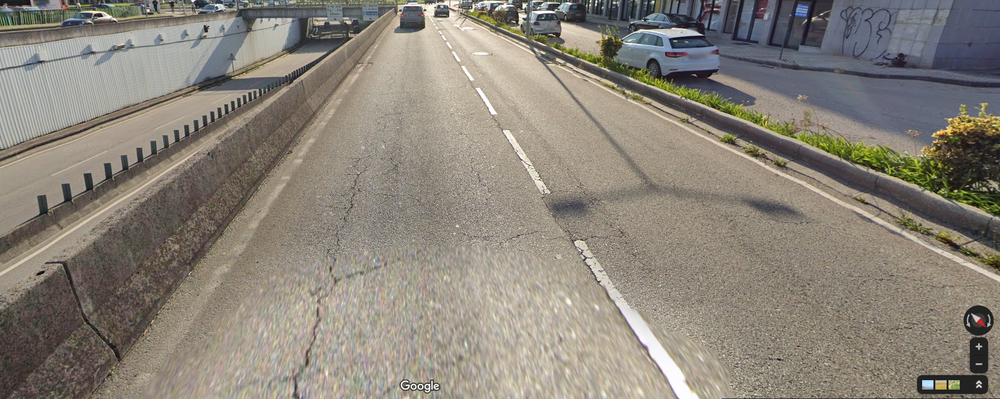
#> input picture Line Finder/aveiro.png, 1000 x 399 px, shrunk from 1592 x 635 before the run
$ python Line_Finder.py
#> lines starting #> are read from the running program, lines starting #| are printed output that depends on the picture; after the words box and inside, x2 and y2 are one past the last pixel; in counts of white or black regions, pixels touching at a corner belong together
import matplotlib.pyplot as plt
import cv2
import numpy as np


def ROI(img, vertices):
    mask = np.zeros_like(img)
    channel_count = image.shape[2]
    match_mask_color = (255,) * channel_count
    cv2.fillPoly(mask, vertices, match_mask_color)
    masked_image = cv2.bitwise_and(img, mask)
    return masked_image

def draw(img, lines):
    img = np.copy(img)
    line_image = np.zeros((img.shape[0], img.shape[1], img.shape[2]), dtype=np.uint8)

    for line in lines:
        for x1, y1, x2, y2 in line:
            cv2.line(line_image, (x1, y1), (x2, y2), (0, 255, 0), thickness=3)
    img = cv2.addWeighted(img, 0.8, line_image, 1, 0.0)
    return img

image = cv2.imread('aveiro.png')
#> image is the input picture: shape (399, 1000, 3); mean B, G, R 121.3, 131.8, 138.3
image = cv2.cvtColor(image, cv2.COLOR_BGR2RGB)

print(image.shape)
#| (399, 1000, 3)
H = image.shape[0]
#> H = 399
W = image.shape[1]
#> W = 1000

ROI_Limits = [((0)*W, (1)*H), ((1/2)*W, (1/2)*H), ((1)*W, (1)*H)]
#> ROI_Limits = [(0, 399), (500, 199.5), (1000, 399)]

image0 = cv2.cvtColor(image, cv2.COLOR_RGB2BGR)
image1 = cv2.Canny(image0,100, 200)
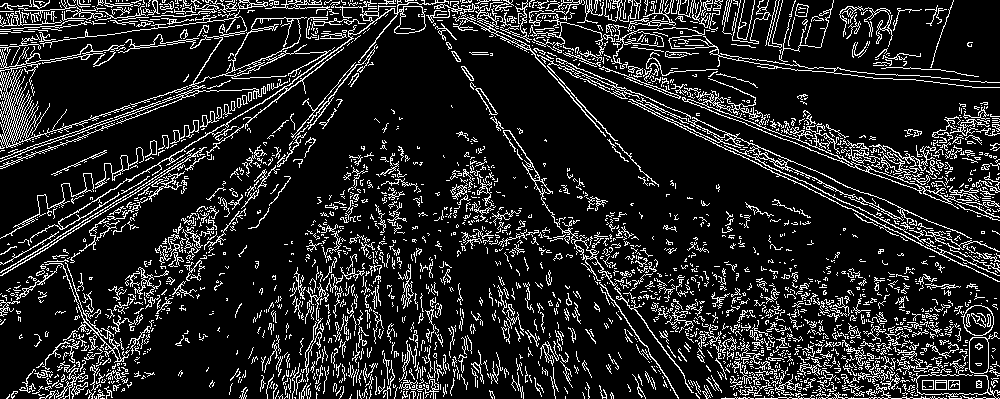
#> image1: shape (399, 1000); 14.5% white in thin lines or dots
image2 = ROI(image1, np.array([ROI_Limits], np.int32))
#> in ROI, `cv2.fillPoly(mask, vertices, match_mask_color)`:
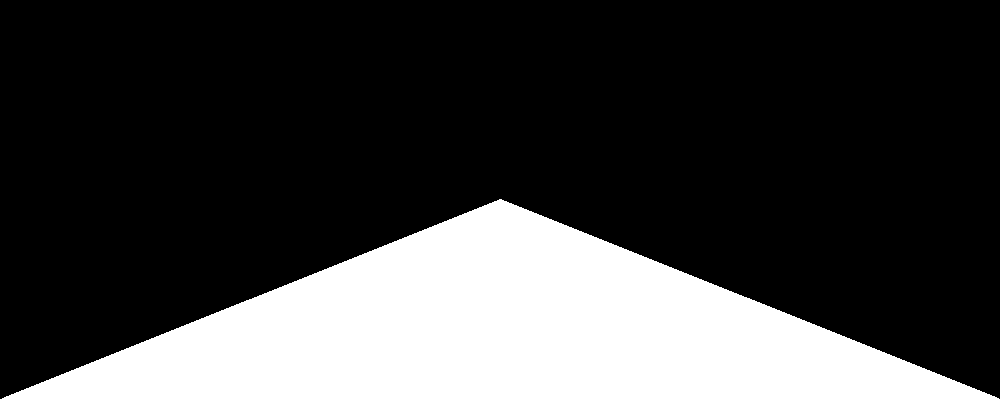
#> mask: shape (399, 1000); 25.1% white; 1 white region, box (x1, y1, x2, y2) and area: (2, 199, 999, 399) 100099
#> in ROI, `masked_image = cv2.bitwise_and(img, mask)`:
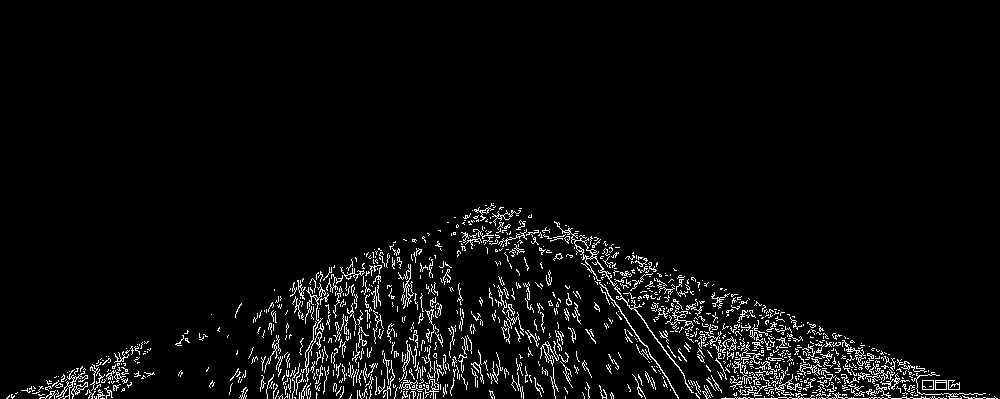
#> masked_image: shape (399, 1000); 4.2% white in thin lines or dots, all inside (x1, y1, x2, y2) = (6, 203, 998, 399)

lines = cv2.HoughLinesP(image2,
                        rho=1,
                        theta=np.pi/180,
                        threshold=100,
                        lines=np.array([]),
                        minLineLength=50,
                        maxLineGap=100)
#> lines = 48 rows, first 6: [241, 398, 997, 398], [47, 381, 995, 397], [262, 365, 951, 389], [92, 364, 994, 396], [251, 363, 939, 375], [17, 392, 906, 361]
image3 = draw(image, lines)
#> the loop in draw, `for line in lines:` made 48 passes
#> line on passes 1 to 12: [[241, 398, 997, 398]], [[47, 381, 995, 397]], [[262, 365, 951, 389]], [[92, 364, 994, 396]], [[251, 363, 939, 375]], [[17, 392, 906, 361]], [[229, 392, 954, 380]], [[248, 358, 894, 358]], [[63, 378, 879, 350]], [[230, 389, 918, 377]], [[27, 388, 934, 372]], [[61, 377, 876, 349]]
#> after the loop in draw, `for line in lines:`:
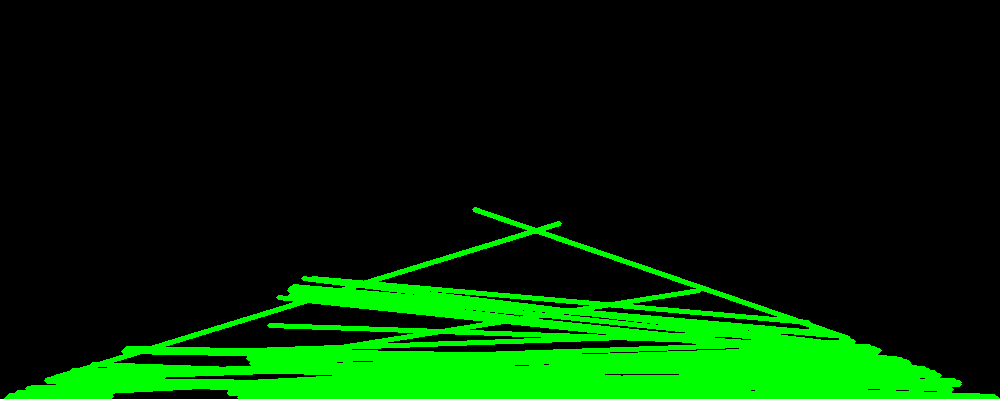
#> line_image: shape (399, 1000, 3); mean of channels 0, 1, 2 0, 40.6, 0; drawn as B, G, R
#> in draw, `img = cv2.addWeighted(img, 0.8, line_image, 1, 0.0)`:
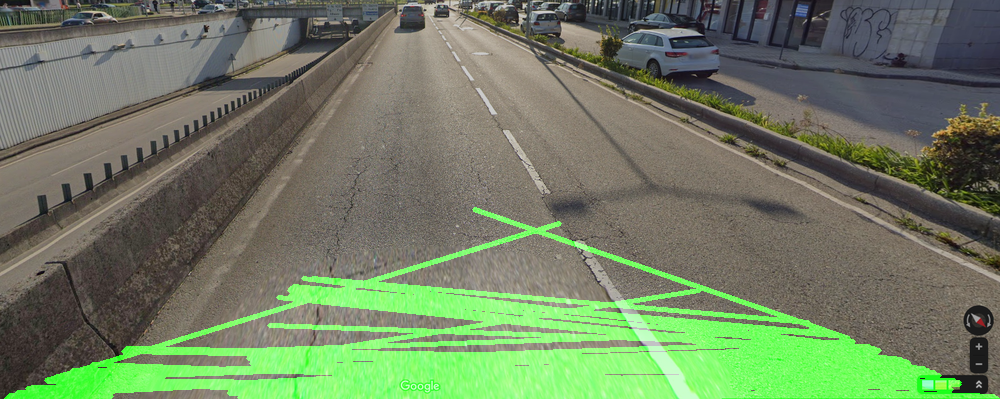
#> img: shape (399, 1000, 3); mean R, G, B 110.6, 126.3, 97
plt.imshow(image3)
plt.show()
